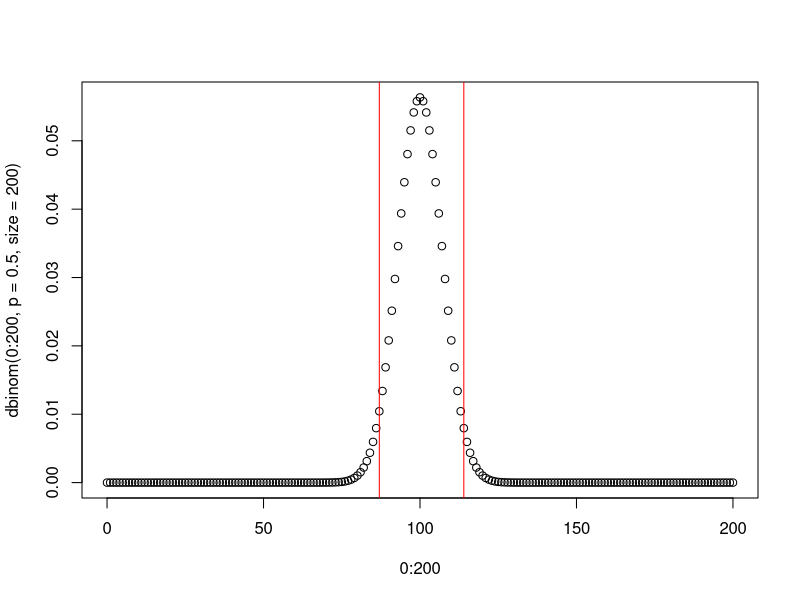
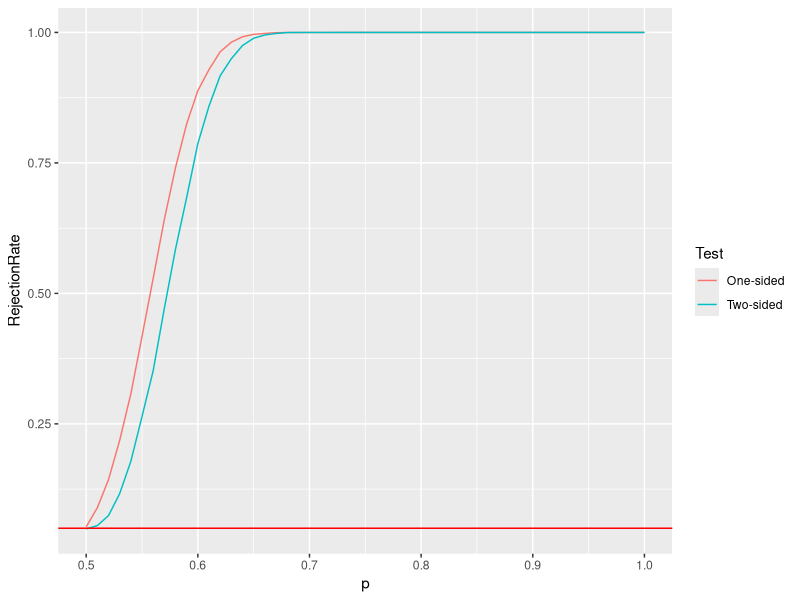
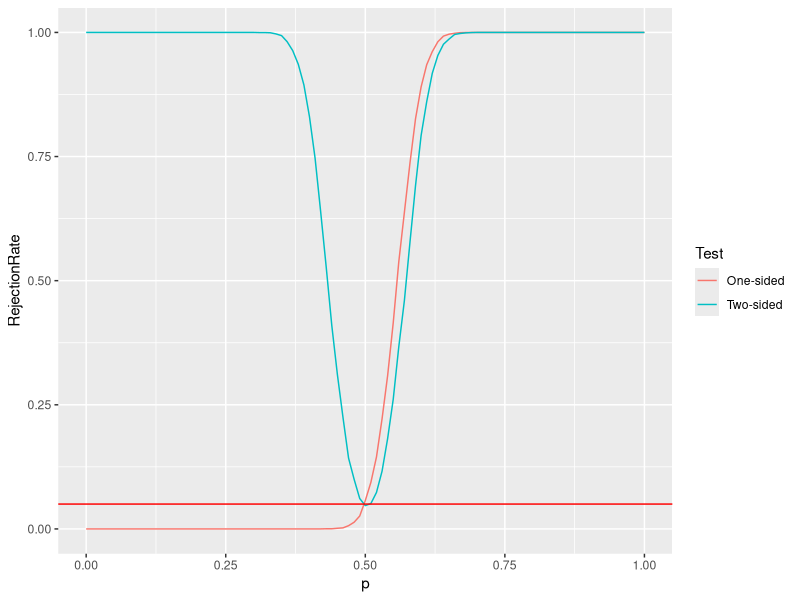
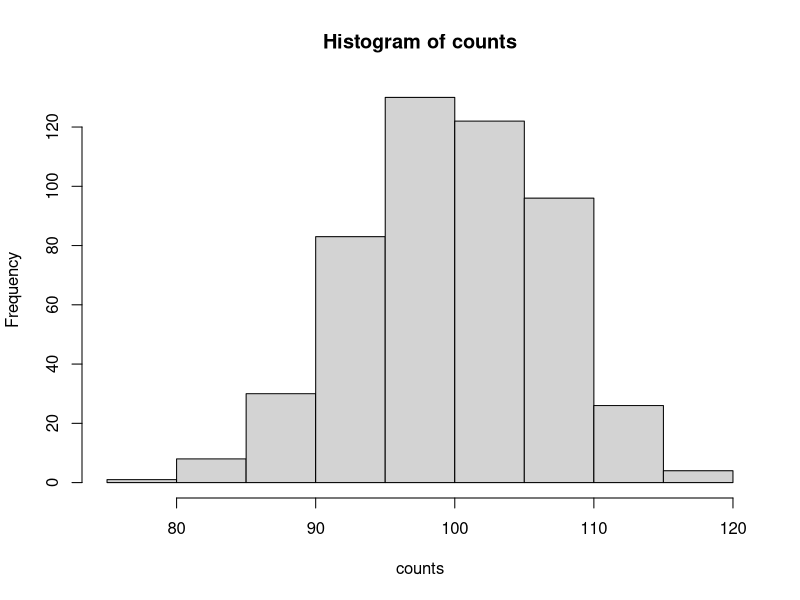

Source code (R) for these figures, in order:
## ---- chunk 1
# size=200, prob=0.5 because those are the parameters of our model 
qbinom(0.95, size=200, prob=0.5)
## ---- chunk 2
pbinom( 112, size=200, prob=0.5)
## ---- chunk 3
pbinom( 111, size=200, prob=0.5)
## ---- chunk 4
run_coinflip_trial <- function(pheads=0.5) {
  # run one iteration of our experiment.
  # Return 0 if we accept the null hypothesis and return 1 if we reject
  
  # Generate data under the null hypothesis.
  number_of_heads <- rbinom(n=1, size=200, prob=pheads);
  
  # number_of_heads is already equal to our test statistic T.
  # Just need to check whether or not it is above our rejection threshold.
  if( number_of_heads <= 111) {
    return( 0 ); # 0 like H_0, i.e., accept the null.
  } else { # test statistic is larger than rejection threshold}
    return( 1 );
  }
}
## ---- chunk 5
NMC <- 1e4; # Repeat our experiment 10K times.
nreject <- 0; # keep track of how often we reject
for( i in 1:NMC ) {
  # conveniently, run_coinflip_trial returns 0 if we accept
  # and 1 if we reject, so to count how many rejections we get,
  # we can just sum them up.
  nreject <- nreject + run_coinflip_trial()
}

# Now, compute our (empirical) probability of rejection
nreject/NMC
## ---- chunk 6
NMC <- 1e4; # Repeat our experiment 10K times.
nreject <- 0; # keep track of how often we reject
for( i in 1:NMC ) {
  # conveniently, run_coinflip_trial returns 0 if we accept
  # and 1 if we reject, so to count how many rejections we get,
  # we can just sum them up.
  nreject <- nreject + run_coinflip_trial(pheads=0.75);
}

# Now, compute our (empirical) probability of rejection
nreject/NMC
## ---- chunk 7
NMC <- 1e4; # Repeat our experiment 10K times.
nreject <- 0; # keep track of how often we reject
for( i in 1:NMC ) {
  # conveniently, run_coinflip_trial returns 0 if we accept
  # and 1 if we reject, so to count how many rejections we get,
  # we can just sum them up.
  nreject <- nreject + run_coinflip_trial(pheads=0.25);
}

# Now, compute our (empirical) probability of rejection
nreject/NMC
## ---- chunk 8
# Draw the PMF of the Binomial
plot(0:200, dbinom(0:200, p=0.5, size=200) )
# Draw a line indicating a lower rejection threshold at 87
# (we'll see below how we choose 86! For now, it's just for the sake of
# choosing some lower limit to draw the picture!)
abline(v=87, col='red')
# and similarly draw a line for the right-hand rejection threshold.
# again, how we choose 
abline(v=114, col='red')
## ---- chunk 9
# Reminder: we need the quantile of \alpha/2 = 0.025.
qbinom(0.025, size=200, prob=0.5);
## ---- chunk 10
pbinom(86, size=200, prob=0.5)
## ---- chunk 11
pbinom(85, size=200, prob=0.5)
## ---- chunk 12
qbinom(0.975, size=200, prob=0.5)
## ---- chunk 13
pbinom(114, size=200, prob=0.5)
## ---- chunk 14
pbinom(113, size=200, prob=0.5)
## ---- chunk 15
run_coinflip_trial2 <- function(pheads=0.5) {
  # run one iteration of our experiment for our two-sided test.
  # Return 0 if we accept the null hypothesis and return 1 if we reject
  
  # Generate data under the null hypothesis.
  number_of_heads <- rbinom(n=1, size=200, prob=pheads);
  
  # number_of_heads is already equal to our test statistic T.
  # Just need to check whether or not it is in the rejection region
  if( number_of_heads < 87 | number_of_heads > 114 ) {
    return(1); # Reject the null hypothesis.
  } else {
    return(0); # Accept H_0, hence returning 0.
  }
}
## ---- chunk 16
NMC <- 1e4; # Repeat our experiment 10K times.
nreject <- 0; # keep track of how often we reject
for( i in 1:NMC ) {
  # conveniently, run_coinflip_trial returns 0 if we accept
  # and 1 if we reject, so to count how many rejections we get,
  # we can just sum them up.
  nreject <- nreject + run_coinflip_trial2(pheads=0.5);
}

# Now, compute our (empirical) probability of rejection
nreject/NMC
## ---- chunk 17
compare_reject_rates <- function( p ) {
  # Run 10K experiments under the setting where P[heads]=p.
  # Use both the one-sided and two-sided tests and track how often
  # each one rejects.
  NMC <- 1e4; # Repeat our experiment 10K times.

  # keep track of how often our two different tests reject.
  nreject_twosided <- 0;
  nreject_onesided <- 0;

  for( i in 1:NMC ) {

    # conveniently, run_coinflip_trial returns 0 if we accept
    # and 1 if we reject, so to count how many rejections we get,
    # we can just sum them up.
    nreject_onesided <- nreject_onesided + run_coinflip_trial(pheads=p)
    nreject_twosided <- nreject_twosided + run_coinflip_trial2(pheads=p);
  }
  return( c( nreject_onesided/NMC, nreject_twosided/NMC ) );
}
## ---- chunk 18
pseq <- seq(0.5, 1, 0.01);

# Reminder: the mapply function takes a function and a vector of values
# and applies that function to each of those values.
# See ?mapply for details.
# You've probably seen functions from the tidyverse (e.g., dplyr)
# for doing similar things. I'm showing you mapply to stress that there are
# lots of different ways for doing the (more or less) same thing in R.
rej_rates <- mapply( compare_reject_rates, pseq )

# Take a careful look at how the output is shaped:
rej_rates
## ---- chunk 19
onesided <- rej_rates[1,]
twosided <- rej_rates[2,]
# We're going to make a plot in ggplot2 because it's prettier.
# ggplot2 wants a dataframe, so we have to build it.
# We'll make a column of our probabilities,
# a column of our rejections rates,
# and a column labeling one- vs two-sided.
# We needtwo copies of the pseq sequence, one for each of our tests,
# hence the p=rep(pseq,2)
rejrate <- c(onesided,twosided);
sidedness <- c( rep('One-sided',length(onesided)),
                rep('Two-sided',length(twosided) ) );
df <- data.frame( p=rep(pseq,2), RejectionRate=rejrate, Test=sidedness );

library(ggplot2)
pp <- ggplot( df, aes(x=p, y=RejectionRate, color=Test) );
pp <- pp + geom_line(aes(color=Test)) + geom_hline(yintercept=0.05, color='red');
pp
## ---- chunk 20
pseq <- seq(0, 1, 0.01);

rej_rates <- mapply( compare_reject_rates, pseq )

onesided <- rej_rates[1,]
twosided <- rej_rates[2,]
# We're going to make a plot in ggplot2 because it's prettier.
# ggplot2 wants a dataframe, so we have to build it.
# We'll make a column of our probabilities,
# a column of our rejections rates,
# and a column labeling one- vs two-sided.
# We need two copies of the pseq sequence, one for each of our tests,
# hence the p=rep(pseq,2)
rejrate <- c(onesided,twosided);
sidedness <- c( rep('One-sided',length(onesided)),
                rep('Two-sided',length(twosided) ) );
df <- data.frame( p=rep(pseq,2), RejectionRate=rejrate, Test=sidedness );

pp <- ggplot( df, aes(x=p, y=RejectionRate, color=Test) );
pp <- pp + geom_line(aes(color=Test)) + geom_hline(yintercept=0.05, color='red');
pp
## ---- chunk 21
compare_reject_rates(0.5)
## ---- chunk 22
flips <- "HTTHTHHTTHTTTHTHHTTHHTHHTHHHHHTTTTHHHHHHHHTHHTHHHTTTHTTTHHHTHHHHHHTHTTHTTHTHTTHHHHTHHHTHHTTHTTTTTTHHHTTHTHTHHTTHHHTTTHHTHHHTTHHTTTTTHTHHTTTHTTHTTHHTTTTTHTTTHTHHHHTTTTTHTTTHHHHHTHHTHTHHTTTTTTHHHTTTHTTT"
## ---- chunk 23
count_heads <- function( coinflips ) {
  # We're implicitly assuming coinflips is a vector of one-character strings.
  # Just a reminder that in non-demo code, we usually want to include some
  # error checking to make sure that our function's arguments are
  # as we expect.
  return( sum( coinflips==rep('H', length(coinflips)) ) );
}
## ---- chunk 24
# We need to turn our string of coin flips into a vector before
# we pass it into `count_heads()`
# strsplit( x, split=s) splits the string x on the separating character s,
# and returns a list structure. See ?strsplit for more.
# unlist( v ) turns a list structure into a flat vector that is easier
# to work with. See ?unlist for details.
count_heads( unlist( strsplit( flips, split='' ) ) );
## ---- chunk 25
simulate_coinflips <- function(n, p) {
  flips <- sample( c('H','T'), size=n, replace=TRUE, prob=c(p, 1-p) );
  # flips is now a vector of 'H' and 'T's,
  # which is what count_heads expects, so let's return it.
  # If we were going to print this or something, I might prefer to
  # return a string using paste( flips, sep='')
  return( flips );
}

# Now let's simulate a bunch of coinflips
NMC <- 500;
# We're going to make a histogram of the number of heads that show up
# in each experiment run, so create a vector to store those in.
counts <- rep( 0, NMC );
for( i in 1:NMC ) {
  counts[i] <- count_heads( simulate_coinflips( 200, 0.5 ) );
}

# Now, make a histogram. As usual, we could use ggplot2 to make things
# look a bit nicer, but we just want something quick and simple, here.
hist( counts ) 
## ---- chunk 26
count_heads( unlist( strsplit(flips, split='')) )
## ---- chunk 27
more_flips <- 'HHHHHHHHHHHHHHHHHHHHHHHHHHHHHHHHHHHHHHHHHHHHHHHHHHHHHHHHHHHHHHHHHHHHHHHHHHHHHHHHHHHHHHHHHHHHHHHHHHHHTTTTTTTTTTTTTTTTTTTTTTTTTTTTTTTTTTTTTTTTTTTTTTTTTTTTTTTTTTTTTTTTTTTTTTTTTTTTTTTTTTTTTTTTTTTTTTTTTTTT'
## ---- chunk 28
count_heads( unlist( strsplit( more_flips, split='')))
